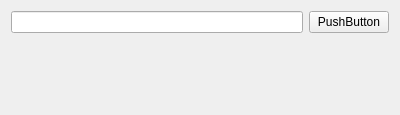
<?xml version="1.0" encoding="UTF-8"?>
<ui version="4.0">
 <class>Widget</class>
 <widget class="QWidget" name="Widget">
  <property name="geometry">
   <rect>
    <x>0</x>
    <y>0</y>
    <width>400</width>
    <height>115</height>
   </rect>
  </property>
  <property name="windowTitle">
   <string>Widget</string>
  </property>
  <layout class="QVBoxLayout" name="verticalLayout">
   <item>
    <layout class="QHBoxLayout" name="horizontalLayout">
     <item>
      <widget class="QLineEdit" name="leNumber"/>
     </item>
     <item>
      <widget class="QPushButton" name="pbtButton">
       <property name="text">
        <string>PushButton</string>
       </property>
      </widget>
     </item>
    </layout>
   </item>
   <item>
    <spacer name="verticalSpacer">
     <property name="orientation">
      <enum>Qt::Vertical</enum>
     </property>
     <property name="sizeHint" stdset="0">
      <size>
       <width>20</width>
       <height>40</height>
      </size>
     </property>
    </spacer>
   </item>
  </layout>
 </widget>
 <layoutdefault spacing="6" margin="11"/>
 <resources/>
 <connections/>
</ui>
